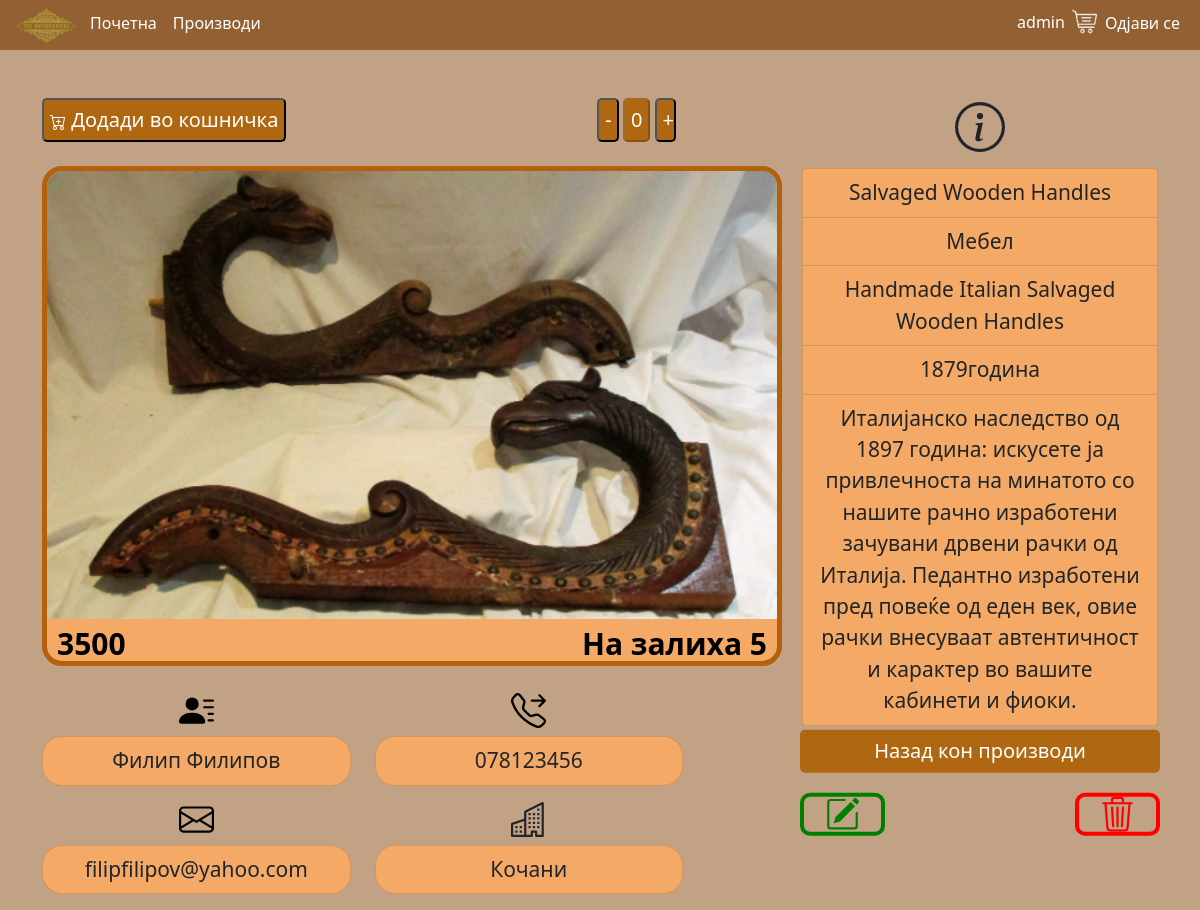
Screenshot of /product_details/12 (signed in) with the database file from the repository.
### The_Antiquarians_app/models.py (models this page shows, shortened)
class Product(models.Model):
    CATEGORY = [
        ('Мебел', 'Мебел'),
        ('Накит', 'Накит'),
        ('Часовници', 'Часовници'),
        ('Кујнски прибор', 'Кујнски прибор'),
        ('Декоративни работи', 'Декоративни работи'),
        ('Интериор', 'Интериор'),
        ('Музички инструменти', 'Музички инструменти'),
        ('Играчки', 'Играчки'),
        ('Текстил', 'Текстил'),
    ]
    seller_name_and_surname = models.CharField(max_length=100, null=True, blank=True)
    seller_city = models.CharField(max_length=100, null=True, blank=True)
    seller_email = models.CharField(max_length=100, null=True, blank=True)
    seller_phone_number = models.CharField(max_length=100, null=True, blank=True)
    name = models.CharField(max_length=100, null=False, blank=False)
    price = models.IntegerField(null=False, blank=False)
    quantity = models.IntegerField(null=False, blank=False)
    year = models.IntegerField(null=False, blank=False)
    category = models.CharField(max_length=255, null=False, blank=False, choices=CATEGORY)
    model = models.CharField(max_length=255, null=False, blank=False)
    image = models.ImageField(upload_to="The_Antiquarians_app/static/images/images")
    description = models.TextField(max_length=500)
    @property
    def imageURL(self):
        try:
            url = self.image.url
        except:
            url = ''
        return url

### The_Antiquarians_app/views.py (the view, shortened to what this page needs)
# urls.py: path('product_details/<int:id>', product_details, name="product_details"),
def product_details(request, id=0):
    antique_item = Product.objects.get(pk=id)
    quantity = request.session.get('quantity', 0)
    context = {
        'antique_item': antique_item,
        'quantity': quantity,
    }
    return render(request, 'product_details.html', context)

### The_Antiquarians_app/templates/product_details.html (shortened to what this page needs)
{% extends 'main.html' %}
{% load static %}
{% block content %}
    <html lang="en">
    <head>
    </head>
    <body>
    <div class="container mt-5">
        <div class="row d-flex justify-content-between">
            <div class="col-lg-7 col-md-12">
                <div class="mb-4 d-flex justify-content-between">
                    <form method="POST" action="{% url 'add_to_shopping_cart'%}">
                        <button class="btn-product-details text-white" type="submit">
                            Додади во кошничка
                        </button>
                    </form>
                    <div>
                        <form method="POST" action="{% url 'product_details' antique_item.id %}">
                            <button class="btn-product-details text-white" style="width: 25%;" type="submit"
                                    name="decrease_quantity">
                                -
                            </button>
                            <button class="btn-product-details text-white" type="submit" disabled>
                                {{ quantity }}
                            </button>
                            <button class="btn-product-details text-white" style="width: 25%" type="submit"
                                    name="increase_quantity">
                                +
                            </button>
                        </form>
                    </div>
                </div>
                <div class="col-md-6 mb-4 ">
                    <div class="image-container product-details-container">
                        <img src="{{ antique_item.imageURL }}" alt="Image" class="custom-image w-100 img-fluid">
                        <div class="text-overlay">
                            <div class="text-row">
                                <p class="second-sentence">{{ antique_item.price }}</p>
                                <p class="first-sentence">На залиха {{ antique_item.quantity }}</p>
                            </div>
                        </div>
                    </div>
                </div>
                <div class="row">
                    <div class="col-6 d-flex flex-column align-items-center">
                        <p class="list-group-item product-manufacturer-info w-100">{{ antique_item.seller_name_and_surname }}</p>
                    </div>
                    <div class="col-6 d-flex flex-column align-items-center">
                        <p class="list-group-item product-manufacturer-info w-100">{{ antique_item.seller_phone_number }}</p>
                    </div>
                    <div class="col-6 d-flex flex-column align-items-center">
                        <p class="list-group-item product-manufacturer-info w-100">{{ antique_item.seller_email }}</p>
                    </div>
                    <div class="col-6 d-flex flex-column align-items-center">
                        <p class="list-group-item product-manufacturer-info w-100">{{ antique_item.seller_city }}</p>
                    </div>
                </div>
            </div>
            <div class="col-lg-4 col-md-12">
                <div class="mt-1">
                    <p class="text-center">
                    </p>
                    <ul class="list-group text-center">
                        <li class="list-group-item product-description" data-bs-toggle="tooltip"
                            data-bs-placement="top" title="Целосно име">
                            {{ antique_item.name }}
                        </li>
                        <li class="list-group-item product-description" data-bs-toggle="tooltip"
                            data-bs-placement="top" title="Категорија">
                            {{ antique_item.category }}
                        </li>
                        <li class="list-group-item product-description" data-bs-toggle="tooltip"
                            data-bs-placement="top" title="Модел">
                            {{ antique_item.model }}
                        </li>
                        <li class="list-group-item product-description" data-bs-toggle="tooltip"
                            data-bs-placement="top" title="Година произведено">
                            {{ antique_item.year }}година
                        </li>
                        <li class="list-group-item product-description" data-bs-toggle="tooltip"
                            data-bs-placement="top" title="Опис">
                            {{ antique_item.description }}
                        </li>
                    </ul>
                </div>
                <div class="row">
                    <div class="col-12 p-0">
                        <div class="text-overlay">
                            <div class="text-row">
                                <a class="btn-prod-det-back text-white w-100" href="{% url 'products' %}">
                                    Назад кон производи
                                </a>
                            </div>
                        </div>
                    </div>
                </div>
                {% if user.is_superuser %}
                <div class="row justify-content-between">
                    <div class="col-6 p-0">
                        <div class="text-overlay">
                            <div class="text-row">
                                <a class="product-detail-edit-btn w-50" href="{% url 'product_edit' antique_item.id %}">
                                </a>
                            </div>
                        </div>
                    </div>
                    <div class="col-6 p-0">
                        <div class="text-overlay">
                            <div class="text-row product-detail-delete-div">
                                <a class="product-detail-delete-btn w-50"
                                   href="{% url 'product_delete' antique_item.id %}">
                                </a>
                            </div>
                        </div>
                    </div>
                </div>
            </div>
            {% endif %}
        </div>
    </div>
    </body>
    </html>
{% endblock content %}

### The_Antiquarians_app/templates/main.html (shortened to what this page needs)
<!DOCTYPE html>
{% load static %}
<html lang="en">
<head>
    <link rel="stylesheet" type="text/css" href="{% static 'css/main.css' %}">
    <link href="https://cdn.jsdelivr.net/npm/bootstrap@5.0.2/dist/css/bootstrap.min.css" rel="stylesheet"
>
</head>
<body>
<nav class="navbar-expand-lg navcolor">
    <div class="container-fluid">
        <div class="collapse navbar-collapse" id="navbarSupportedContent">
            <ul class="navbar-nav me-auto mb-3 mb-lg-0 leftsidenavbar">
                <li class="nav-item">
                    <img src="{% static 'images/logo.png' %}" style="width: 70px; height: 50px">
                </li>
                <li class="nav-item">
                    <a class="nav-link active text-white" aria-current="page" href="{% url 'home' %}">Почетна</a>
                </li>
                <li class="nav-item">
                    <a class="nav-link active text-white" aria-current="page" href="{% url 'products' %}">Производи</a>
                </li>
            </ul>
            <ul class="navbar-nav ml-5 mb-3 mt-1 mb-lg-0">
                {% if user.is_authenticated %}
                    <li class="nav-item navbarusername">
                        <p class="text-white">{{ request.user }}</p>
                    </li>
                    <li class="nav-item mt-1">
                        <a href="{% url 'shopping_cart' %}">
                            <img src="{% static 'images/shoppingcartlogo.png' %}"
                                 style="width: 1.563rem; height: 1.563rem;">
                        </a>
                    </li>
                {% endif %}
                {% if user.is_authenticated %}
                    <li class="nav-item">
                        <a class="nav-link active text-white" style="margin-top: -0.094rem" aria-current="page"
                           href="{% url 'logout_user' %}">Одјави се</a>
                    </li>
                {% else %}
                    <li class="nav-item">
                        <a class="nav-link active text-white" style="margin-top: -0.65rem" aria-current="page"
                           href="{% url 'login_page' %}">Најави се</a>
                    </li>
                {% endif %}
            </ul>
        </div>
    </div>
</nav>
<div>
    {% block content %}
    {% endblock content %}
</div>
</body>
</html>

### The_Antiquarians_app/static/css/main.css (style rules this page uses)
body { background-color: #c1a285 !important; }
.navcolor { background-color: #926032; }
.leftsidenavbar { align-items: baseline; }
.navbarusername { margin: 0.4rem 0.438rem 0 0.438rem; }
::placeholder { color: #a6750f !important; }
.image-container { position: relative; display: inline-block; width: 46.25rem; height: 31.25rem; background-color: #f4aa66; }
.custom-image { width: 90%; height: 90%; object-fit: cover; border-radius: 15px 15px 0px 0px; }
.text-overlay { bottom: 0; color: black; font-size: 1.563rem; text-align: center; padding: 0.625rem; transform: translate(0%, -10%); }
.text-row { display: flex; justify-content: space-between; }
.first-sentence { text-align: right; font-size: 1.875rem; font-weight: bolder; }
.second-sentence { text-align: left; font-size: 1.875rem; font-weight: bolder; }
.btn-product-details { background-color: #b06712 !important; border-radius: 0.313rem !important; font-size: 1.25rem !important; height: 2.7rem !important; }
.product-details-container { border-width: 0.313rem; border-style: solid; border-color: #b4600c; border-radius: 1.25rem; }
.product-description { background-color: #f4aa66 !important; font-size: 1.31rem; }
.product-manufacturer-info { background-color: #f4aa66 !important; font-size: 1.31rem !important; border-radius: 1.25rem !important; text-align: center; }
.product-detail-edit-btn { border: green 4px solid; border-radius: 10px; display: flex; justify-content: center; align-items: center; height: 100%; }
.product-detail-delete-btn { border: red 4px solid; border-radius: 10px; display: flex; justify-content: center; align-items: center; height: 100% !important; }
.product-detail-delete-div { display: flex; justify-content: flex-end; }
.btn-prod-det-back { display: flex; justify-content: center; align-items: center; text-decoration: none; background-color: #b06712 !important; border-radius: 0.313rem !important; font-size: 1.25rem !important; height: 2.7rem !important; }

### rows the page displays
Product: imageURL (picture), price "3500", quantity "5", seller_name_and_surname "Филип Филипов", seller_phone_number "078123456", seller_email "filipfilipov@yahoo.com", seller_city "Кочани", name "Salvaged Wooden Handles", category "Мебел", model "Handmade Italian Salvaged Wooden Handles", year "1879", description "Италијанско наследство од 1897 година: искусете ја привлечноста на минатото со нашите рачно изработени зачувани дрвени рачки од Италија. Педантно изработени пред повеќе од еден век, овие рачки внесуваат автентичност и карактер во вашите кабинети и фиоки."

### other values shown
{{ request.user }} "admin"
{{ quantity }} "0"
